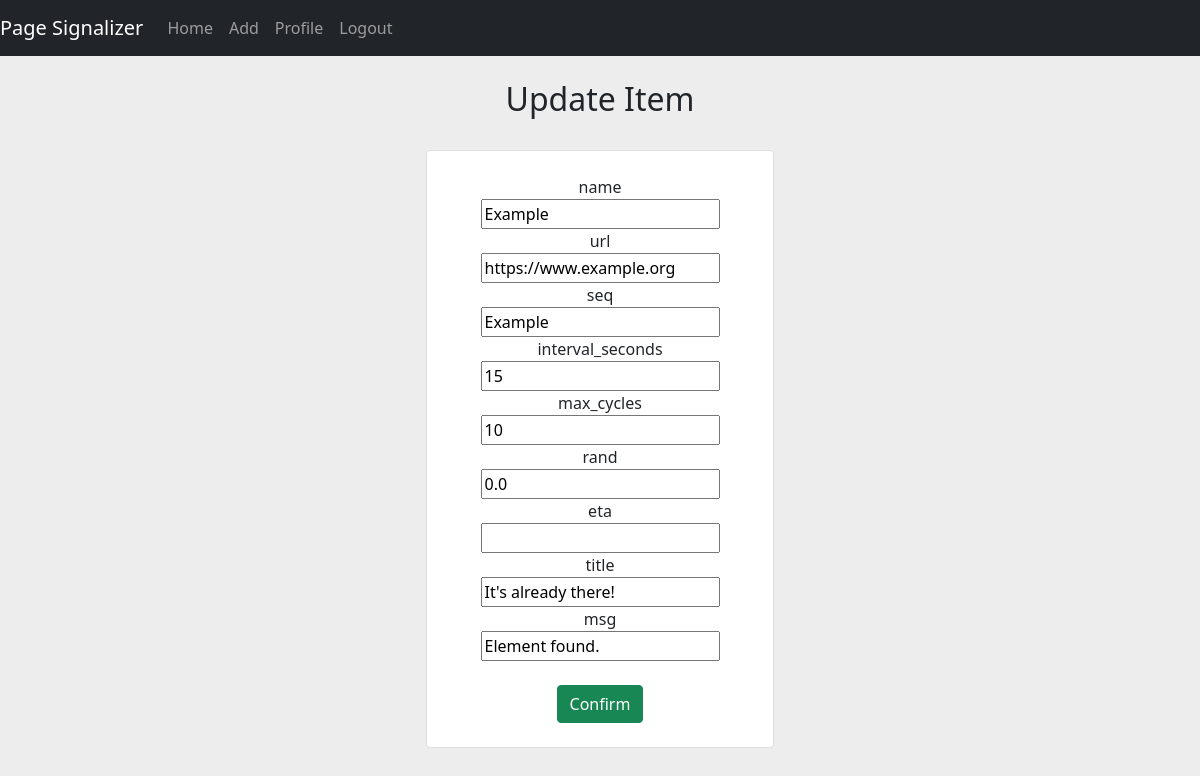
Before: /modify/10/ (signed in) with the older database file.
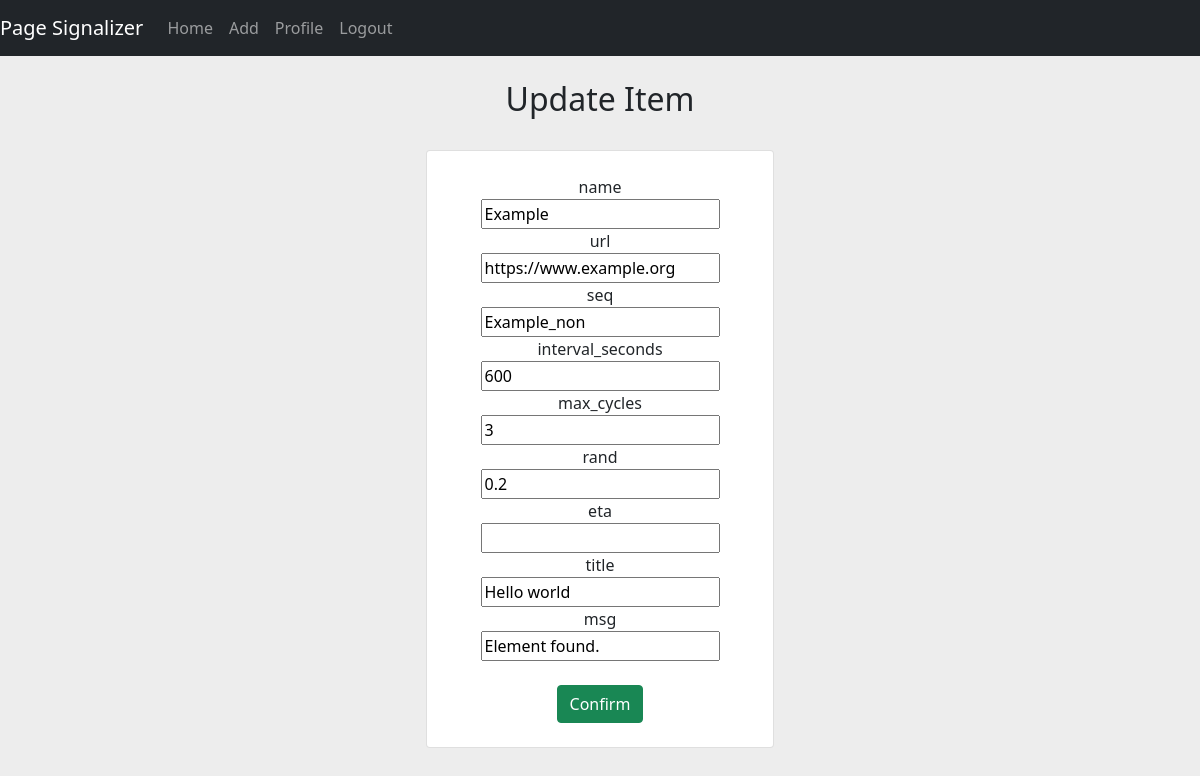
After: the same page with the newer database file.
### core/models.py (models this page shows, shortened)
class Connection_Spec(models.Model):
    MODE_CHOICES = (
        ('EXISTS', 'exists'),
        ('NOT_EQUAL', 'not_equal')
    )
    owner = models.ForeignKey(User, on_delete=models.CASCADE, default=1)
    name = models.CharField(max_length=60)
    url = models.CharField(max_length=150)
    seq = models.CharField(max_length=60)
    interval_seconds = models.IntegerField(default=600, validators=[
            MaxValueValidator(100000),
            MinValueValidator(15)
        ])
    title = models.CharField(max_length=100, default="It's already there!")
    msg = models.CharField(max_length=100, default="Element found.")
    eta = models.CharField(max_length=100, default=None, null=True, blank=True)
    rand = models.FloatField(default=0, validators=[
            MaxValueValidator(0.8),
            MinValueValidator(0)
        ])
    mode = models.CharField(max_length=100, choices=MODE_CHOICES, default='EXISTS')
    username = models.CharField(max_length=100, default=None, null=True, blank=True)
    password = models.CharField(max_length=100, default=None, null=True, blank=True)
    max_cycles = models.IntegerField(default=10, validators=[
            MaxValueValidator(300),
            MinValueValidator(1)
        ])

### core/views.py (the view)
# urls.py: path('modify/<int:id>/', core_views.update_template, name='update'),
@login_required
def update_template(request, id):
    template = Connection_Spec.objects.get(id=id)
    form = Connection_Spec_CreationForm(request.POST or None, instance=template)
    is_request_by_owner = request.user == template.owner
    if form.is_valid():
        form.save()
        return redirect('/')
    context = {'form': form,
                'template':template,
                'is_permitted': is_request_by_owner}
    return render(request, 'core/update.html', context)

### core/forms.py
class Connection_Spec_CreationForm(forms.ModelForm):
    class Meta:
        model = Connection_Spec
        fields = ['name', 'url', 'seq', 'interval_seconds', 'max_cycles', 'rand', 'eta', 'title', 'msg']

### core/templates/core/update.html (shortened to what this page needs)
{% extends "page_signalizer/base.html" %}
{% block body %}
<h2>Update Item</h2>
<br>
<div class="container">
    <div class="row">
        <div class="col-md-4 offset-md-4">
            <div class="card">
                <br>
                {% if is_permitted %}
                <form method="POST">
                    {% for field in form %}
                        <div class="form-group">
                            {{ field.name}}
                            {{ field }}
                        </div>
                    {% endfor %}
                    <br>
                    <button type="submit" class="btn btn-success">Confirm</button>
                </form>
                {% else %}
                    <a href="{% url 'core:home' %}"><button class="btn btn-danger">You have no permissions to modify this template</button></a>
                {% endif %}
                <br>
            </div>
        </div>
    </div>
</div>
{% endblock %}

Changed rows visible on the page:
changed Connection_Spec "Example": seq "Example" → "Example_non"; interval_seconds "15" → "600"; max_cycles "10" → "3"; rand "0.0" → "0.2"; title "It's already there!" → "Hello world"
